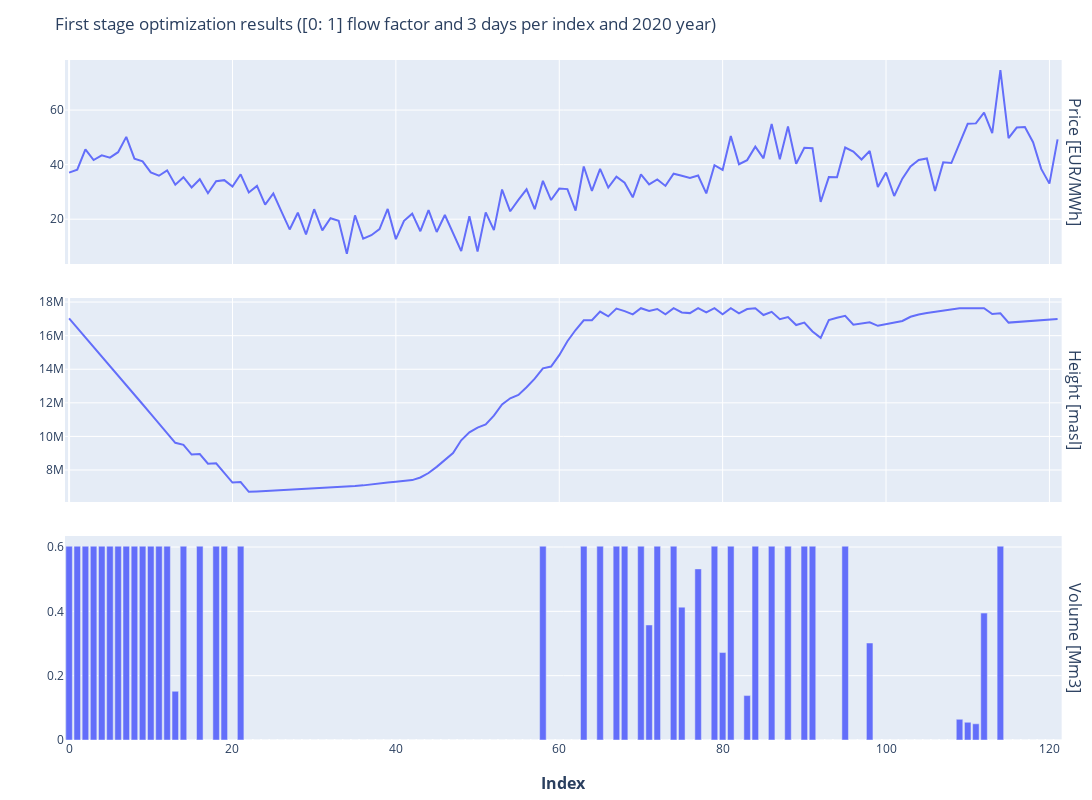

Here is the notebook cell this chart was saved with:
### Code cell
market_country = "CH"
market = "DA"
n_segments = 5
nb_days = 3
year = 2020
max_flow_factor: float = 1
min_flow_factor: float = 0
second_time_delta: timedelta = timedelta(minutes=60)
first_time_delta: timedelta = timedelta(days=nb_days)
min_datetime = datetime(year, 1, 1, tzinfo=timezone.utc)
max_datetime = datetime(year + 1, 1, 1, tzinfo=timezone.utc)


performance_table_per_volume, performance_table_per_state = process_performance_table(
    small_flex_input_schema=small_flex_input_schema, power_plant_name="Aegina hydro", state=[True, False, False])
        
first_datetime_index, second_datetime_index = generate_datetime_index(
        min_datetime=min_datetime, max_datetime=max_datetime, first_time_delta=first_time_delta, second_time_delta=second_time_delta)

market_price_measurement:pl.DataFrame = small_flex_input_schema.market_price_measurement\
    .filter(c("country") == market_country).filter(c("market") == market)
    
discharge_flow_measurement: pl.DataFrame = small_flex_input_schema.discharge_flow_measurement\
    .filter(c("river") == "Griessee")\
    .with_columns(
        (c("value") * timedelta(hours=1).total_seconds()).alias("discharge_volume")
    )
    
discharge_volume: pl.DataFrame = generate_clean_timeseries(
    data=discharge_flow_measurement, datetime_index=first_datetime_index,
    col_name="discharge_volume", min_datetime=min_datetime,
    max_datetime=max_datetime, time_delta=first_time_delta, agg_type="sum")

market_price: pl.DataFrame = generate_clean_timeseries(
    data=market_price_measurement, datetime_index=first_datetime_index,
    col_name="avg", min_datetime=min_datetime, 
    max_datetime=max_datetime, time_delta=first_time_delta, agg_type="mean")
    
start_basin_volume: float = performance_table_per_volume["volume"][-2]
rated_flow: float = performance_table_per_state["flow"][0][0]*3600
data: dict = {}

sets: dict = {
    "T": first_datetime_index["index"].to_list(),
    "H": performance_table_per_state["index"].to_list(),
}

constant_params: dict =  {
    "t_max": first_datetime_index.height - 1,
    "h_max": n_segments - 1,
    "max_flow": rated_flow*max_flow_factor,
    "min_flow": rated_flow*min_flow_factor,
    "start_basin_volume": start_basin_volume,
}
    
set_params: dict = {
    "max_basin_volume": pl_to_dict(performance_table_per_state.select("index", c("volume").list.get(1))),
    "min_basin_volume": pl_to_dict(performance_table_per_state.select("index", c("volume").list.get(0))),
    "alpha": pl_to_dict(performance_table_per_state[["index", "mean_alpha"]]),
    "market_price": pl_to_dict(market_price[["index", "avg"]]),
    "nb_hours": pl_to_dict(first_datetime_index[["index", "n_index"]]),
    "discharge_volume": pl_to_dict(discharge_volume[["index", "discharge_volume"]])
}
    
data.update(dict(map(lambda set: (set[0], {None: set[1]}), sets.items())))
data.update(dict(map(lambda constant_param: (constant_param[0], {None: constant_param[1]}), constant_params.items())))
data.update(set_params)
model: pyo.AbstractModel = generate_baseline_model()
solver = pyo.SolverFactory('gurobi')
model_instance = model.create_instance({None: data})
res = solver.solve(model_instance, load_solutions=True, tee=False)

plot_first_stage_summarized(model_instance=model_instance, min_flow_factor=min_flow_factor, max_flow_factor=max_flow_factor, nb_days=nb_days, year=year)

### Figure 1 — Plotly figure (JSON) as saved in the notebook; plotly's stock layout.template omitted (floating-point values rounded to 4 significant figures)
{"data": [{"line": {"color": "#636EFA"}, "mode": "lines", "showlegend": false, "type": "scatter", "x": [0, 1, 2, 3, 4, 5, 6, 7, 8, 9, 10, 11, 12, 13, 14, 15, 16, 17, 18, 19, 20, 21, 22, 23, 24, 25, 26, 27, 28, 29, 30, 31, 32, 33, 34, 35, 36, 37, 38, 39, 40, 41, 42, 43, 44, 45, 46, 47, 48, 49, 50, 51, 52, 53, 54, 55, 56, 57, 58, 59, 60, 61, 62, 63, 64, 65, 66, 67, 68, 69, 70, 71, 72, 73, 74, 75, 76, 77, 78, 79, 80, 81, 82, 83, 84, 85, 86, 87, 88, 89, 90, 91, 92, 93, 94, 95, 96, 97, 98, 99, 100, 101, 102, 103, 104, 105, 106, 107, 108, 109, 110, 111, 112, 113, 114, 115, 116, 117, 118, 119, 120, 121], "xaxis": "x", "y": [37.05, 38.15, 45.62, 41.68, 43.39, 42.56, 44.56, 50.17, 42.16, 41.22, 37.17, 35.94, 37.92, 32.66, 35.38, 31.65, 34.65, 29.52, 33.93, 34.31, 31.93, 36.45, 29.8, 32.22, 25.34, 29.41, 22.79, 16.24, 22.37, 14.42, 23.66, 15.92, 20.34, 19.45, 7.323, 21.4, 12.83, 14.12, 16.37, 23.75, 12.7, 19.41, 22.04, 15.6, 23.33, 15.32, 21.55, 14.82, 8.308, 21.08, 8.173, 22.49, 16.0, 30.87, 22.9, 27.1, 30.95, 23.65, 34.04, 27.02, 31.21, 31.02, 23.18, 39.3, 30.35, 38.43, 31.6, 35.58, 33.39, 28.02, 36.42, 32.76, 34.56, 32.2, 36.68, 35.95, 35.12, 35.99, 29.46, 39.79, 38.07, 50.47, 40.16, 41.65, 46.57, 42.32, 54.94, 41.97, 54.0, 40.33, 46.18, 46.01, 26.32, 35.42, 35.37, 46.27, 44.82, 41.86, 45.02, 31.8, 37.09, 28.51, 34.87, 39.31, 41.67, 42.24, 30.32, 40.83, 40.58, 47.81, 54.95, 55.11, 59.06, 51.55, 74.6, 49.76, 53.59, 53.79, 48.23, 38.44, 33.04, 49.24], "yaxis": "y"}, {"line": {"color": "#636EFA"}, "mode": "lines", "showlegend": false, "type": "scatter", "x": [0, 1, 2, 3, 4, 5, 6, 7, 8, 9, 10, 11, 12, 13, 14, 15, 16, 17, 18, 19, 20, 21, 22, 23, 24, 25, 26, 27, 28, 29, 30, 31, 32, 33, 34, 35, 36, 37, 38, 39, 40, 41, 42, 43, 44, 45, 46, 47, 48, 49, 50, 51, 52, 53, 54, 55, 56, 57, 58, 59, 60, 61, 62, 63, 64, 65, 66, 67, 68, 69, 70, 71, 72, 73, 74, 75, 76, 77, 78, 79, 80, 81, 82, 83, 84, 85, 86, 87, 88, 89, 90, 91, 92, 93, 94, 95, 96, 97, 98, 99, 100, 101, 102, 103, 104, 105, 106, 107, 108, 109, 110, 111, 112, 113, 114, 115, 116, 117, 118, 119, 120, 121], "xaxis": "x2", "y": [17026600, 16470000.0, 15900000.0, 15340000.0, 14770000.0, 14200000.0, 13630000.0, 13060000.0, 12490000.0, 11920000.0, 11340000.0, 10770000.0, 10190000.0, 9620000.0, 9495000.0, 8919000.0, 8947000.0, 8372000.0, 8401000.0, 7829000.0, 7254000.0, 7280000.0, 6703000.0, 6727000.0, 6752000.0, 6779000.0, 6802000.0, 6825000.0, 6847000.0, 6869000.0, 6889000.0, 6909000.0, 6928000.0, 6954000.0, 6989000.0, 7044000.0, 7086000.0, 7153000.0, 7199000.0, 7253000.0, 7305000.0, 7341000.0, 7398000.0, 7556000.0, 7821000.0, 8188000.0, 8598000.0, 9009000.0, 9771000.0, 10240000.0, 10530000.0, 10720000.0, 11230000.0, 11900000.0, 12270000.0, 12470000.0, 12930000.0, 13440000.0, 14050000.0, 14160000.0, 14840000.0, 15670000.0, 16340000.0, 16910000.0, 16920000.0, 17430000.0, 17150000.0, 17620000.0, 17460000.0, 17270000.0, 17630000.0, 17470000.0, 17590000.0, 17270000.0, 17630000.0, 17380000.0, 17340000.0, 17634900, 17390000.0, 17630000.0, 17270000.0, 17630000.0, 17330000.0, 17590000.0, 17630000.0, 17230000.0, 17420000.0, 16980000.0, 17110000.0, 16630000.0, 16780000.0, 16250000.0, 15870000.0, 16920000.0, 17070000.0, 17180000.0, 16660000.0, 16730000.0, 16800000.0, 16590000.0, 16680000.0, 16740000.0, 16870000.0, 17120000.0, 17260000.0, 17340000.0, 17420000.0, 17490000.0, 17570000.0, 17630000.0, 17630000.0, 17630000.0, 17630000.0, 17290000.0, 17340000.0, 16780000.0, 16820000.0, 16860000.0, 16900000.0, 16930000.0, 16970000.0, 17000000.0], "yaxis": "y2"}, {"marker": {"color": "#636EFA"}, "showlegend": false, "type": "bar", "x": [0, 1, 2, 3, 4, 5, 6, 7, 8, 9, 10, 11, 12, 13, 14, 15, 16, 17, 18, 19, 20, 21, 22, 23, 24, 25, 26, 27, 28, 29, 30, 31, 32, 33, 34, 35, 36, 37, 38, 39, 40, 41, 42, 43, 44, 45, 46, 47, 48, 49, 50, 51, 52, 53, 54, 55, 56, 57, 58, 59, 60, 61, 62, 63, 64, 65, 66, 67, 68, 69, 70, 71, 72, 73, 74, 75, 76, 77, 78, 79, 80, 81, 82, 83, 84, 85, 86, 87, 88, 89, 90, 91, 92, 93, 94, 95, 96, 97, 98, 99, 100, 101, 102, 103, 104, 105, 106, 107, 108, 109, 110, 111, 112, 113, 114, 115, 116, 117, 118, 119, 120, 121], "xaxis": "x3", "y": [0.6026, 0.6026, 0.6026, 0.6026, 0.6026, 0.6026, 0.6026, 0.6026, 0.6026, 0.6026, 0.6026, 0.6026, 0.6026, 0.1515, 0.6026, 0, 0.6026, 0, 0.6026, 0.6026, 0, 0.6026, 0, 0, 0, 0, 0, 0, 0, 0, 0, 0, 0, 0, 0, 0, 0, 0, 0, 0, 0, 0, 0, 0, 0, 0, 0, 0, 0, 0, 0, 0, 0, 0, 0, 0, 0, 0, 0.6026, 0, 0, 0, 0, 0.6026, 0, 0.6026, 0, 0.6026, 0.6026, 0, 0.6026, 0.3576, 0.6026, 0, 0.6026, 0.4131, 0, 0.5321, 0, 0.6026, 0.2719, 0.6026, 0, 0.1381, 0.6026, 0, 0.6026, 0, 0.6026, 0, 0.6026, 0.6026, 0, 0, 0, 0.6026, 0, 0, 0.3016, 0, 0, 0, 0, 0, 0, 0, 0, 0, 0, 0.06434, 0.05513, 0.05037, 0.3946, 0, 0.6026, 0, 0, 0, 0, 0, 0, 0], "yaxis": "y3"}], "layout": {"annotations": [{"font": {"size": 16}, "showarrow": false, "text": "Price [EUR/MWh]", "textangle": 90, "x": 0.98, "xanchor": "left", "xref": "paper", "y": 0.85, "yanchor": "middle", "yref": "paper"}, {"font": {"size": 16}, "showarrow": false, "text": "Height [masl]", "textangle": 90, "x": 0.98, "xanchor": "left", "xref": "paper", "y": 0.5, "yanchor": "middle", "yref": "paper"}, {"font": {"size": 16}, "showarrow": false, "text": "Volume [Mm3]", "textangle": 90, "x": 0.98, "xanchor": "left", "xref": "paper", "y": 0.15, "yanchor": "middle", "yref": "paper"}, {"font": {"size": 16}, "showarrow": false, "text": "<b>Index<b>", "x": 0.49, "xanchor": "center", "xref": "paper", "y": 0, "yanchor": "top", "yref": "paper", "yshift": -30}], "height": 800, "margin": {"b": 60, "l": 65, "r": 10, "t": 60}, "title": {"text": "First stage optimization results ([0: 1] flow factor and 3 days per index and 2020 year)"}, "width": 1200, "xaxis": {"anchor": "y", "domain": [0, 0.98], "matches": "x3", "showticklabels": false}, "xaxis2": {"anchor": "y2", "domain": [0, 0.98], "matches": "x3", "showticklabels": false}, "xaxis3": {"anchor": "y3", "domain": [0, 0.98]}, "yaxis": {"anchor": "x", "domain": [0.7, 1]}, "yaxis2": {"anchor": "x2", "domain": [0.35, 0.65]}, "yaxis3": {"anchor": "x3", "domain": [0, 0.3]}}}
